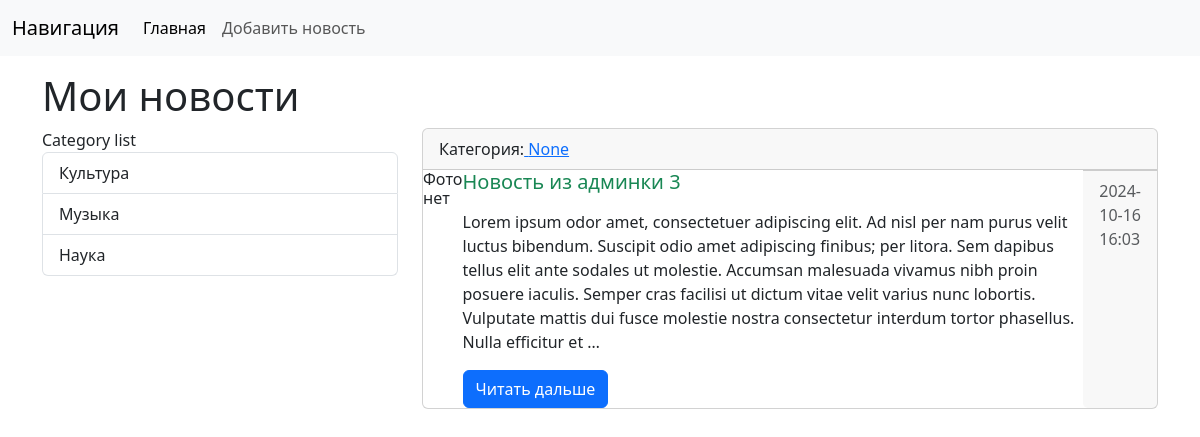
The page /news/news/3/ on the database as committed earlier.
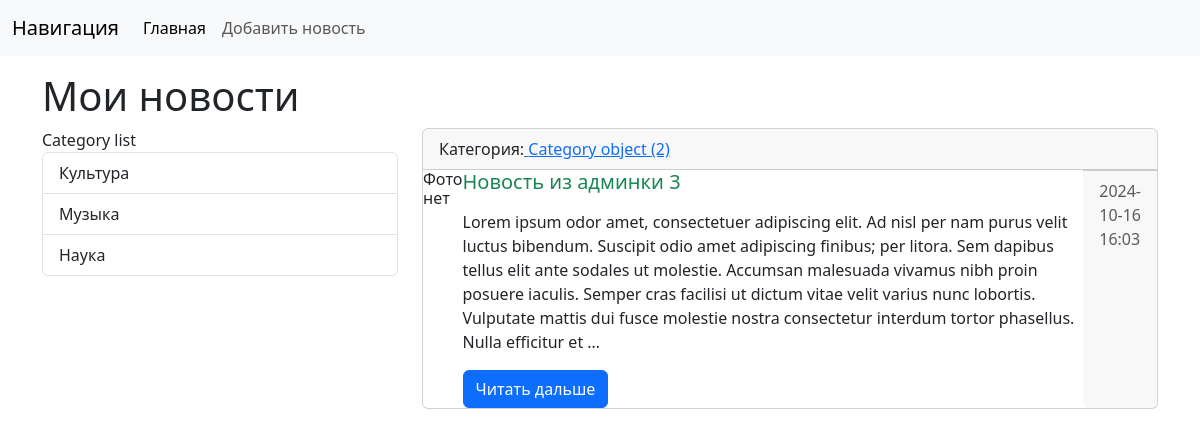
The same page on the database as committed later.
### News/models.py (models this page shows, shortened)
class Category(models.Model):
    title = models.CharField(max_length=150, db_index=True, verbose_name='Категория')
    class Meta:
        verbose_name = 'Категория'
        verbose_name_plural = 'Категории'
        ordering = ['title']

class News(models.Model):
    title = models.CharField(max_length=150, verbose_name='Заголовок')
    content = models.TextField(blank=True, verbose_name='Текст')
    created_at = models.DateTimeField(auto_now_add=True, verbose_name='Время создания')
    updated_at = models.DateTimeField(auto_now=True, verbose_name='Время обновления')
    photo = models.ImageField(upload_to='media/%Y/%m/%d', verbose_name='Фото')
    is_published = models.BooleanField(default=True, verbose_name='Публикация')
    category = models.ForeignKey('Category', on_delete=models.PROTECT, null=True, verbose_name='Категория')
    class Meta:
        verbose_name = 'Новость'
        verbose_name_plural = 'Новости'
        ordering = ['-created_at']

### News/views.py (the view)
# urls.py: path('news/<int:news_id>/', view_news, name='view_news'),
def view_news(request, news_id):
    news_item = get_object_or_404(News, pk=news_id)
    context = {
        'news_item': news_item
    }
    return render(request, 'News/view_news.html', context=context)

### News/templatetags/news_tags.py (called while the page is built)
@register.simple_tag(name='get_list_categories')
def get_categories():
    return Category.objects.all()

@register.inclusion_tag('news/list_categories.html')
def show_categories(arg1='Category', arg2='list'):
    categories= Category.objects.all()
    return {'categories': categories, 'arg1': arg1, 'arg2': arg2}

### News/templates/News/view_news.html (shortened to what this page needs)
{% extends 'base.html' %}
{% block sidebar %}
{% include 'inc/_sidebar.html' %}
{% endblock %}
{% block content %}
<div class="card mb-3">
    <div class="card-header">
        Категория:<a href= "{{ item.category.get_absolute_url }}"> {{ news_item.category }} </a>
    </div>
    <div class="media" style="display: flex">
        <div class="media-photo">
            {% if item.photo %}
            <img src="{{ news_item.photo.url }}" class = "mr-3" width="350" alt="Photo">
            {% else %}
            <h6>Фото нет</h6>
            {% endif %}
        </div>
        <div class="media-body">
            <h5 class="card-title {% cycle 'text-success' ' text-danger' 'text-primary' %}">{{ news_item.title }}</h5>
            {% autoescape off %}
            <p class="card-text">{{ news_item.content|truncatewords:60|linebreaks }}</p>
            {% endautoescape %}
            <a href="#" class="btn btn-primary">Читать дальше</a>
        </div>
        <div class="card-footer text-muted">
            {{ news_item.created_at|date:"Y-m-d H:i" }}
        </div>
    </div>
</div>
{% endblock %}

### templates/base.html (shortened to what this page needs)
<!DOCTYPE html>
{% include 'inc/_nav.html' %}
<html lang="ru">
<head>
    <link href="https://cdn.jsdelivr.net/npm/bootstrap@5.3.3/dist/css/bootstrap.min.css" rel="stylesheet">
</head>
<body>
    <div class="container mt-3">
        <h1>Мои новости</h1>
        <div class="row">
            <div class="col-md-4">
                {% block sidebar %}SIDEBAR{% endblock %}
            </div>
            <div class="col-md-8">
                {% block content %}CONTENT{% endblock %}
            </div>
            </div>
        </div>
</body>
</html>

### templates/inc/_nav.html (shortened to what this page needs)
<nav class="navbar navbar-expand-lg bg-body-tertiary">
    <div class="container-fluid">
        <a class="navbar-brand" href="{% url 'Home' %}">Навигация</a>
        <div class="collapse navbar-collapse" id="navbarNav">
            <ul class="navbar-nav">
                <li class="nav-item">
                    <a class="nav-link active" aria-current="page" href="{% url 'Home' %}">Главная</a>
                </li>
                <li class="nav-item">
                    <a class="nav-link" href="{% url 'Add_news' %}">Добавить новость</a>
                </li>
            </ul>
        </div>
    </div>
</nav>

### templates/inc/_sidebar.html (shortened to what this page needs)
{% load news_tags %}
<div class="list-group">
      {% show_categories %}
</div>

### News/templates/News/list_categories.html
{% load news_tags %}
<div class="list-group">
    {{ arg1 }} {{ arg2 }}
    {% get_list_categories as categories %}
        {% for cat in categories %}
            <a href="{{ cat.get_absolute.url }}" class="list-group-item list-group-item-action">{{ cat.title }} </a>
        {% endfor %}
</div>

Rows that differ between the two databases and show on the page:
changed News "Новость из админки 3": category "None" → "Category object (2)"
